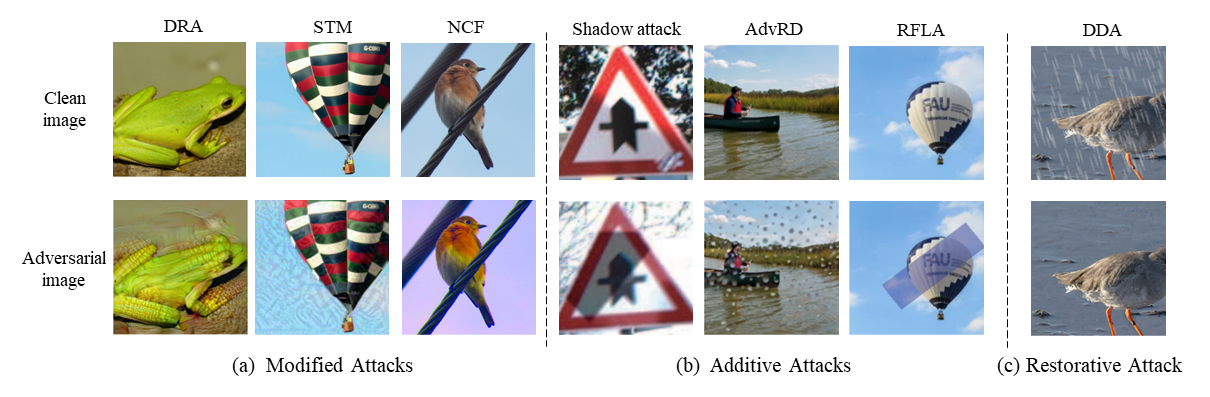
#> input picture DDA-main/resources/image1.png, 1210 x 397 px, given as the content of the folder C:/Users/User/Desktop/gtsrb224, which was not available
$ python rain.py
#> lines starting #> are read from the running program, lines starting #| are printed output that depends on the picture; pictures that were not available may be replaced by others from this repository, and a replacement may not be noted
#> further down, img is the input picture: shape (397, 1210, 3); mean B, G, R 194, 194.1, 190.2
import matplotlib.pyplot as plt
import cv2
import os
import numpy as np
from PIL import Image
from transformers.models import opt
import random


def get_noise(img, value):
    '''
    #生成噪声图像
    >>> 输入img图像
        value= 大小控制雨滴的多少
    >>> 返回图像大小的模糊噪声图像
    '''
#> called with value = 62

    noise = np.random.uniform(0, 256, img.shape[0:2])
    # 控制噪声水平，取浮点数，只保留最大的一部分作为噪声
    v = value * 0.01
    noise[np.where(noise < (256 - v))] = 0

    # 噪声做初次模糊
    k = np.array([[0, 0.1, 0],
                  [0.1, 8, 0.1],
                  [0, 0.1, 0]])

    noise = cv2.filter2D(noise, -1, k)

    # 可以输出噪声看看
    '''
    cv2.imshow('img',noise)
    cv2.waitKey()
    cv2.destroyWindow('img')
    '''
    savepath = 'rainnoise/'
    cv2.imwrite(os.path.join(savepath, img_name), noise)
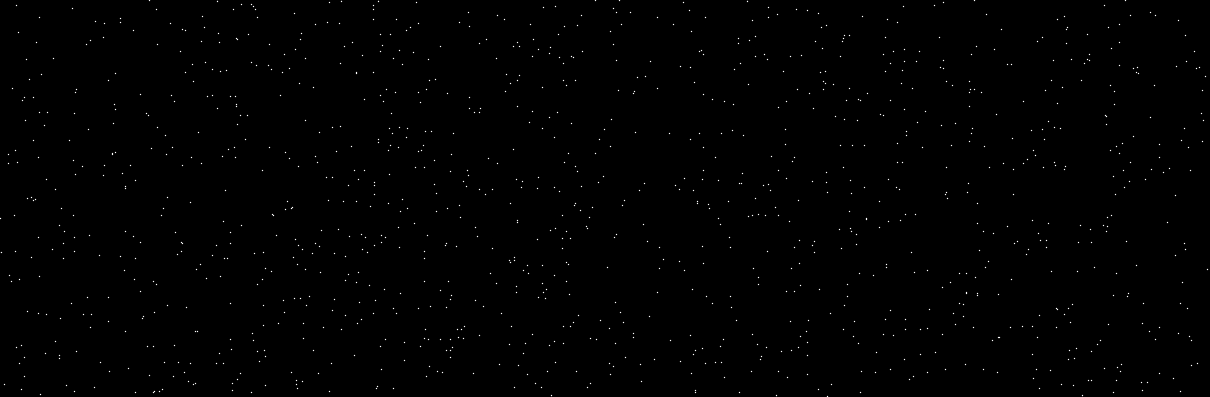
#> saved as image1.png: shape (397, 1210); min 0, max 255, mean 0.9
    return noise


def rain_blur(noise, length, angle, w,mask_name):
    '''
    将噪声加上运动模糊,模仿雨滴

    >>>输入
    noise：输入噪声图，shape = img.shape[0:2]
    length: 对角矩阵大小，表示雨滴的长度
    angle： 倾斜的角度，逆时针为正
    w:      雨滴大小

    >>>输出带模糊的噪声

    '''
#> called with length = 43, angle = 10, w = 5, mask_name = 'image1.png'

    # 这里由于对角阵自带45度的倾斜，逆时针为正，所以加了-45度的误差，保证开始为正
    trans = cv2.getRotationMatrix2D((length / 2, length / 2), angle - 45, 1 - length / 100.0)
    dig = np.diag(np.ones(length))  # 生成对焦矩阵
    k = cv2.warpAffine(dig, trans, (length, length))  # 生成模糊核
    k = cv2.GaussianBlur(k, (w, w), 0)  # 高斯模糊这个旋转后的对角核，使得雨有宽度

    # k = k / length                         #是否归一化

    blurred = cv2.filter2D(noise, -1, k)  # 用刚刚得到的旋转后的核，进行滤波
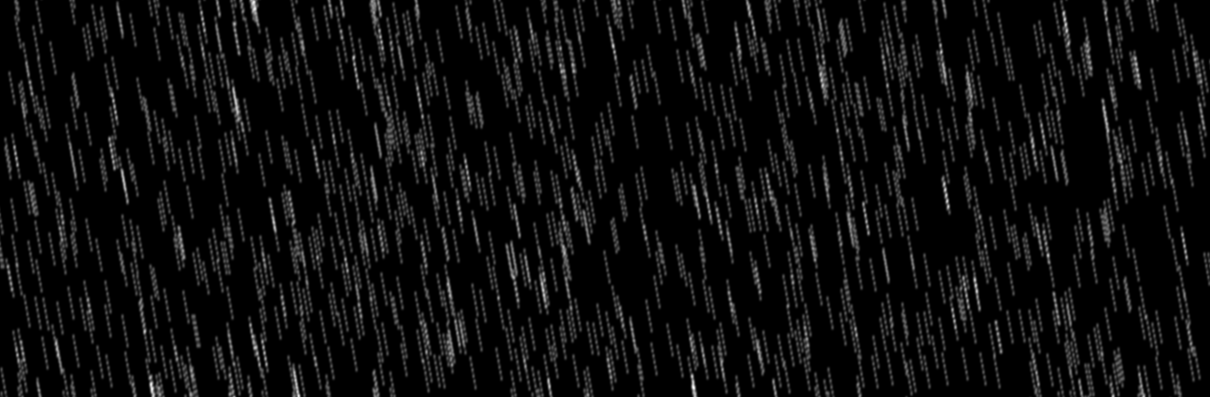
#> blurred: shape (397, 1210) float64; min -2.84e-13, max 1371.5, mean 74.7; drawn with min black and max white

    # 转换到0-255区间
    cv2.normalize(blurred, blurred, 0, 255, cv2.NORM_MINMAX)
    blurred = np.array(blurred, dtype=np.uint8)
    '''
    cv2.imshow('img',blurred)
    cv2.waitKey()
    cv2.destroyWindow('img')'''
    savepath = 'rainstreak/'
    img_name1=img_name.split(".")[0]
    cv2.imwrite(os.path.join(savepath, mask_name), blurred)

    return blurred


def alpha_rain(rain, img,rain_name, beta=0.8):
    # 输入雨滴噪声和图像
    # beta = 0.8   #results weight
    # 显示下雨效果

    # expand dimensin
    # 将二维雨噪声扩张为三维单通道
    # 并与图像合成在一起形成带有alpha通道的4通道图像
#> called with rain_name = 'image1.png', beta = 0.8
    rain = np.expand_dims(rain, 2)
    rain_effect = np.concatenate((img, rain), axis=2)  # add alpha channel

    rain_result = img.copy()  # 拷贝一个掩膜
    rain = np.array(rain, dtype=np.float32)  # 数据类型变为浮点数，后面要叠加，防止数组越界要用32位
    rain_result[:, :, 0] = rain_result[:, :, 0] * (255 - rain[:, :, 0]) / 255.0 + beta * rain[:, :, 0]
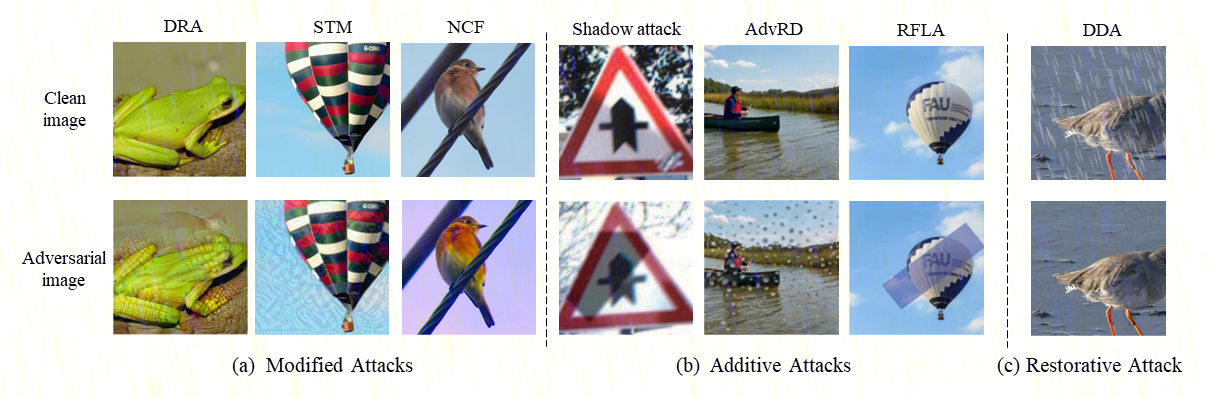
#> rain_result: shape (397, 1210, 3); mean B, G, R 194.2, 194.1, 190.2
    rain_result[:, :, 1] = rain_result[:, :, 1] * (255 - rain[:, :, 0]) / 255 + beta * rain[:, :, 0]
    rain_result[:, :, 2] = rain_result[:, :, 2] * (255 - rain[:, :, 0]) / 255 + beta * rain[:, :, 0]
    # 对每个通道先保留雨滴噪声图对应的黑色（透明）部分，再叠加白色的雨滴噪声部分（有比例因子）

    #cv2.imshow('rain_effct_result', rain_result)
    #cv2.waitKey()
    #cv2.destroyAllWindows()
    savepath = 'C:/Users/User/Desktop/gtsrbrain/'
    cv2.imwrite(os.path.join(savepath, rain_name), rain_result)


#def save_no_rain(img,rain_name):
    #savepath = 'image/'
    #cv2.imwrite(os.path.join(savepath, rain_name), img)


if __name__ == "__main__":
    dirpath = 'C:/Users/User/Desktop/gtsrb224'
    #savepath = 'results/'
    list_p = os.listdir(dirpath)
    for img_name in list_p:
        #img_name=img_name.replace("jpg","png")
        mask_name=img_name.replace("norain","rainsteak")
        rain_name=img_name.replace("norain","rain")
        img = cv2.imread(os.path.join(dirpath, img_name))
        # get_noise(img)
        value = random.randint(50, 65)
        length = random.randint(30, 50)
        angle = random.randint(10, 20)
        numbers = [3,5,7]
        w = random.choice(numbers)
        noise = get_noise(img,value)
        rain = rain_blur(noise,length,angle,w,mask_name)
        rainy = alpha_rain(rain, img,rain_name)
        #rainy = save_no_rain(img,img_name)
        #cv2.imwrite(os.path.join(savepath, img_name), rainy)
        #cv2.imwrite(savepath,rainy)
